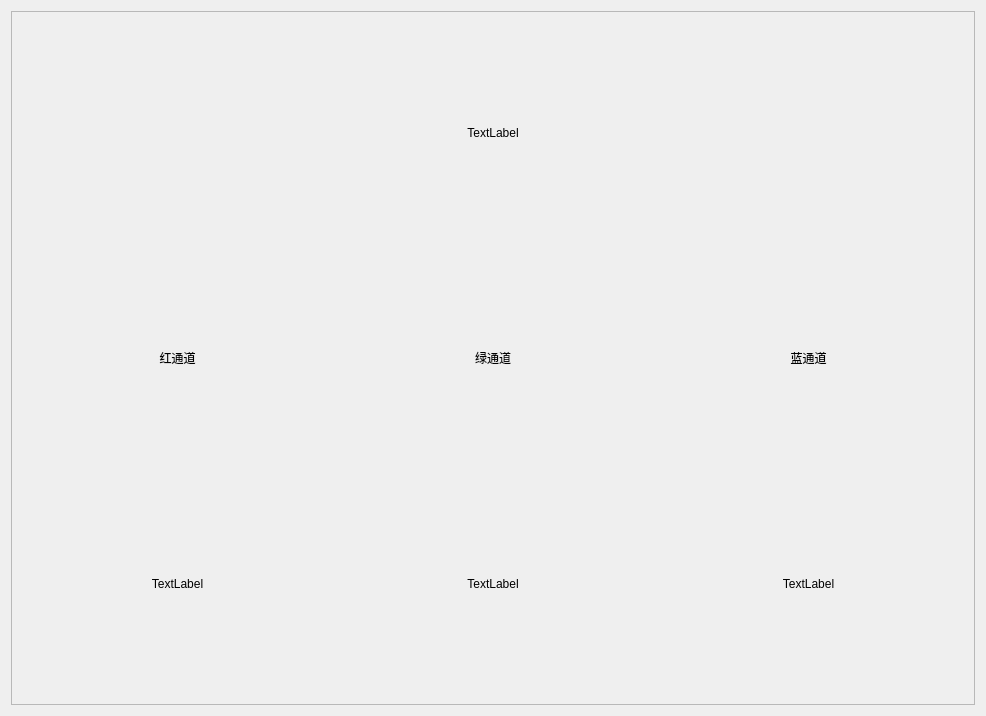
<?xml version="1.0" encoding="UTF-8"?>
<ui version="4.0">
 <class>Blazeclass</class>
 <widget class="QWidget" name="Blazeclass">
  <property name="geometry">
   <rect>
    <x>0</x>
    <y>0</y>
    <width>986</width>
    <height>716</height>
   </rect>
  </property>
  <property name="windowTitle">
   <string>Blazeclass</string>
  </property>
  <layout class="QGridLayout" name="gridLayout_2">
   <item row="0" column="0">
    <widget class="QScrollArea" name="scrollArea">
     <property name="widgetResizable">
      <bool>true</bool>
     </property>
     <widget class="QWidget" name="scrollAreaWidgetContents">
      <property name="geometry">
       <rect>
        <x>0</x>
        <y>0</y>
        <width>962</width>
        <height>692</height>
       </rect>
      </property>
      <layout class="QGridLayout" name="gridLayout">
       <item row="1" column="0">
        <widget class="QLabel" name="label_5">
         <property name="text">
          <string>红通道</string>
         </property>
         <property name="alignment">
          <set>Qt::AlignCenter</set>
         </property>
        </widget>
       </item>
       <item row="1" column="2">
        <widget class="QLabel" name="label_7">
         <property name="text">
          <string>蓝通道</string>
         </property>
         <property name="alignment">
          <set>Qt::AlignCenter</set>
         </property>
        </widget>
       </item>
       <item row="2" column="0">
        <widget class="QLabel" name="label_2">
         <property name="text">
          <string>TextLabel</string>
         </property>
         <property name="alignment">
          <set>Qt::AlignCenter</set>
         </property>
        </widget>
       </item>
       <item row="0" column="1">
        <widget class="QLabel" name="label">
         <property name="text">
          <string>TextLabel</string>
         </property>
         <property name="alignment">
          <set>Qt::AlignCenter</set>
         </property>
        </widget>
       </item>
       <item row="2" column="1">
        <widget class="QLabel" name="label_3">
         <property name="text">
          <string>TextLabel</string>
         </property>
         <property name="alignment">
          <set>Qt::AlignCenter</set>
         </property>
        </widget>
       </item>
       <item row="2" column="2">
        <widget class="QLabel" name="label_4">
         <property name="text">
          <string>TextLabel</string>
         </property>
         <property name="alignment">
          <set>Qt::AlignCenter</set>
         </property>
        </widget>
       </item>
       <item row="1" column="1">
        <widget class="QLabel" name="label_6">
         <property name="text">
          <string>绿通道</string>
         </property>
         <property name="alignment">
          <set>Qt::AlignCenter</set>
         </property>
        </widget>
       </item>
      </layout>
     </widget>
    </widget>
   </item>
  </layout>
 </widget>
 <layoutdefault spacing="6" margin="11"/>
 <resources/>
 <connections/>
</ui>
